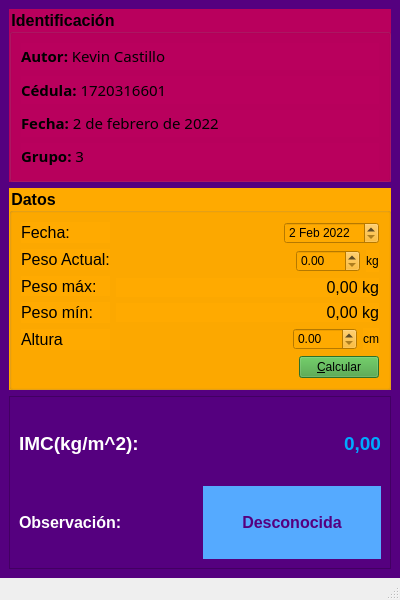
<?xml version="1.0" encoding="UTF-8"?>
<ui version="4.0">
 <class>Principal</class>
 <widget class="QMainWindow" name="Principal">
  <property name="geometry">
   <rect>
    <x>0</x>
    <y>0</y>
    <width>400</width>
    <height>600</height>
   </rect>
  </property>
  <property name="maximumSize">
   <size>
    <width>400</width>
    <height>600</height>
   </size>
  </property>
  <property name="windowTitle">
   <string>Principal</string>
  </property>
  <property name="styleSheet">
   <string notr="true"/>
  </property>
  <widget class="QWidget" name="centralwidget">
   <property name="styleSheet">
    <string notr="true">background-color: rgb(85, 0, 127);</string>
   </property>
   <layout class="QVBoxLayout" name="verticalLayout_7">
    <item>
     <widget class="QGroupBox" name="groupBox">
      <property name="font">
       <font>
        <pointsize>12</pointsize>
        <bold>true</bold>
       </font>
      </property>
      <property name="styleSheet">
       <string notr="true">border-color: rgb(0, 170, 255);
background-color: rgb(185, 0, 93);</string>
      </property>
      <property name="title">
       <string>Identificación</string>
      </property>
      <layout class="QVBoxLayout" name="verticalLayout">
       <item>
        <widget class="QLabel" name="label">
         <property name="font">
          <font>
           <family>MS Reference Sans Serif</family>
           <pointsize>11</pointsize>
          </font>
         </property>
         <property name="text">
          <string>&lt;html&gt;&lt;head/&gt;&lt;body&gt;&lt;p&gt;&lt;span style=&quot; font-weight:700;&quot;&gt;Autor:&lt;/span&gt; Kevin Castillo&lt;/p&gt;&lt;/body&gt;&lt;/html&gt;</string>
         </property>
         <property name="alignment">
          <set>Qt::AlignLeading|Qt::AlignLeft|Qt::AlignVCenter</set>
         </property>
        </widget>
       </item>
       <item>
        <widget class="QLabel" name="label_2">
         <property name="font">
          <font>
           <family>MS Reference Sans Serif</family>
           <pointsize>11</pointsize>
          </font>
         </property>
         <property name="text">
          <string>&lt;html&gt;&lt;head/&gt;&lt;body&gt;&lt;p&gt;&lt;span style=&quot; font-weight:700;&quot;&gt;Cédula:&lt;/span&gt; 1720316601&lt;/p&gt;&lt;/body&gt;&lt;/html&gt;</string>
         </property>
         <property name="alignment">
          <set>Qt::AlignLeading|Qt::AlignLeft|Qt::AlignVCenter</set>
         </property>
        </widget>
       </item>
       <item>
        <widget class="QLabel" name="label_3">
         <property name="font">
          <font>
           <family>MS Reference Sans Serif</family>
           <pointsize>11</pointsize>
          </font>
         </property>
         <property name="text">
          <string>&lt;html&gt;&lt;head/&gt;&lt;body&gt;&lt;p&gt;&lt;span style=&quot; font-weight:700;&quot;&gt;Fecha:&lt;/span&gt; 2 de febrero de 2022&lt;/p&gt;&lt;/body&gt;&lt;/html&gt;</string>
         </property>
         <property name="alignment">
          <set>Qt::AlignLeading|Qt::AlignLeft|Qt::AlignVCenter</set>
         </property>
        </widget>
       </item>
       <item>
        <widget class="QLabel" name="label_4">
         <property name="font">
          <font>
           <family>MS Reference Sans Serif</family>
           <pointsize>11</pointsize>
          </font>
         </property>
         <property name="text">
          <string>&lt;html&gt;&lt;head/&gt;&lt;body&gt;&lt;p&gt;&lt;span style=&quot; font-weight:700;&quot;&gt;Grupo:&lt;/span&gt; 3&lt;/p&gt;&lt;/body&gt;&lt;/html&gt;</string>
         </property>
         <property name="alignment">
          <set>Qt::AlignLeading|Qt::AlignLeft|Qt::AlignVCenter</set>
         </property>
        </widget>
       </item>
      </layout>
     </widget>
    </item>
    <item>
     <widget class="QGroupBox" name="groupBox_2">
      <property name="font">
       <font>
        <pointsize>12</pointsize>
        <bold>true</bold>
       </font>
      </property>
      <property name="styleSheet">
       <string notr="true">background-color: rgb(255, 170, 0);</string>
      </property>
      <property name="title">
       <string>Datos</string>
      </property>
      <layout class="QVBoxLayout" name="verticalLayout_6">
       <item>
        <layout class="QHBoxLayout" name="horizontalLayout_7">
         <item>
          <layout class="QVBoxLayout" name="verticalLayout_3">
           <item>
            <widget class="QLabel" name="label_5">
             <property name="font">
              <font>
               <pointsize>12</pointsize>
              </font>
             </property>
             <property name="text">
              <string>Fecha:</string>
             </property>
            </widget>
           </item>
           <item>
            <widget class="QLabel" name="label_6">
             <property name="font">
              <font>
               <pointsize>12</pointsize>
              </font>
             </property>
             <property name="text">
              <string>Peso Actual:</string>
             </property>
            </widget>
           </item>
           <item>
            <widget class="QLabel" name="label_8">
             <property name="font">
              <font>
               <pointsize>12</pointsize>
              </font>
             </property>
             <property name="text">
              <string>Peso máx:</string>
             </property>
            </widget>
           </item>
           <item>
            <widget class="QLabel" name="label_9">
             <property name="font">
              <font>
               <pointsize>12</pointsize>
              </font>
             </property>
             <property name="text">
              <string>Peso mín:</string>
             </property>
            </widget>
           </item>
           <item>
            <widget class="QLabel" name="label_12">
             <property name="font">
              <font>
               <pointsize>12</pointsize>
              </font>
             </property>
             <property name="text">
              <string>Altura</string>
             </property>
            </widget>
           </item>
          </layout>
         </item>
         <item>
          <layout class="QVBoxLayout" name="verticalLayout_2">
           <item>
            <layout class="QHBoxLayout" name="horizontalLayout_2">
             <item>
              <spacer name="horizontalSpacer_2">
               <property name="orientation">
                <enum>Qt::Horizontal</enum>
               </property>
               <property name="sizeHint" stdset="0">
                <size>
                 <width>40</width>
                 <height>20</height>
                </size>
               </property>
              </spacer>
             </item>
             <item>
              <widget class="QDateEdit" name="inFecha">
               <property name="dateTime">
                <datetime>
                 <hour>0</hour>
                 <minute>0</minute>
                 <second>0</second>
                 <year>2022</year>
                 <month>2</month>
                 <day>2</day>
                </datetime>
               </property>
               <property name="minimumDateTime">
                <datetime>
                 <hour>0</hour>
                 <minute>0</minute>
                 <second>0</second>
                 <year>2022</year>
                 <month>2</month>
                 <day>2</day>
                </datetime>
               </property>
               <property name="maximumDate">
                <date>
                 <year>2121</year>
                 <month>12</month>
                 <day>31</day>
                </date>
               </property>
              </widget>
             </item>
            </layout>
           </item>
           <item>
            <layout class="QHBoxLayout" name="horizontalLayout">
             <item>
              <spacer name="horizontalSpacer_3">
               <property name="orientation">
                <enum>Qt::Horizontal</enum>
               </property>
               <property name="sizeHint" stdset="0">
                <size>
                 <width>40</width>
                 <height>20</height>
                </size>
               </property>
              </spacer>
             </item>
             <item>
              <widget class="QDoubleSpinBox" name="inPeso">
               <property name="maximum">
                <double>200.000000000000000</double>
               </property>
               <property name="singleStep">
                <double>1.000000000000000</double>
               </property>
              </widget>
             </item>
             <item>
              <widget class="QLabel" name="label_7">
               <property name="text">
                <string>kg</string>
               </property>
              </widget>
             </item>
            </layout>
           </item>
           <item>
            <widget class="QLabel" name="outPmax">
             <property name="font">
              <font>
               <pointsize>12</pointsize>
              </font>
             </property>
             <property name="text">
              <string>0,00 kg</string>
             </property>
             <property name="alignment">
              <set>Qt::AlignRight|Qt::AlignTrailing|Qt::AlignVCenter</set>
             </property>
            </widget>
           </item>
           <item>
            <widget class="QLabel" name="outPmin">
             <property name="font">
              <font>
               <pointsize>12</pointsize>
              </font>
             </property>
             <property name="text">
              <string>0,00 kg</string>
             </property>
             <property name="alignment">
              <set>Qt::AlignRight|Qt::AlignTrailing|Qt::AlignVCenter</set>
             </property>
            </widget>
           </item>
           <item>
            <layout class="QHBoxLayout" name="horizontalLayout_3">
             <item>
              <spacer name="horizontalSpacer">
               <property name="orientation">
                <enum>Qt::Horizontal</enum>
               </property>
               <property name="sizeHint" stdset="0">
                <size>
                 <width>40</width>
                 <height>20</height>
                </size>
               </property>
              </spacer>
             </item>
             <item>
              <widget class="QDoubleSpinBox" name="inAltura">
               <property name="maximum">
                <double>240.000000000000000</double>
               </property>
              </widget>
             </item>
             <item>
              <widget class="QLabel" name="label_13">
               <property name="text">
                <string>cm</string>
               </property>
              </widget>
             </item>
            </layout>
           </item>
          </layout>
         </item>
        </layout>
       </item>
       <item>
        <layout class="QHBoxLayout" name="horizontalLayout_4">
         <item>
          <spacer name="horizontalSpacer_4">
           <property name="orientation">
            <enum>Qt::Horizontal</enum>
           </property>
           <property name="sizeHint" stdset="0">
            <size>
             <width>40</width>
             <height>20</height>
            </size>
           </property>
          </spacer>
         </item>
         <item>
          <widget class="QPushButton" name="cmdCalcular">
           <property name="styleSheet">
            <string notr="true">background-color: rgb(64, 158, 57);</string>
           </property>
           <property name="text">
            <string>&amp;Calcular</string>
           </property>
          </widget>
         </item>
        </layout>
       </item>
      </layout>
     </widget>
    </item>
    <item>
     <widget class="QFrame" name="frame">
      <property name="styleSheet">
       <string notr="true">background-color: rgb(85, 0, 127);</string>
      </property>
      <property name="frameShape">
       <enum>QFrame::StyledPanel</enum>
      </property>
      <property name="frameShadow">
       <enum>QFrame::Raised</enum>
      </property>
      <layout class="QHBoxLayout" name="horizontalLayout_6">
       <item>
        <layout class="QHBoxLayout" name="horizontalLayout_5">
         <item>
          <layout class="QVBoxLayout" name="verticalLayout_5">
           <item>
            <widget class="QLabel" name="label_14">
             <property name="font">
              <font>
               <pointsize>14</pointsize>
               <bold>true</bold>
              </font>
             </property>
             <property name="styleSheet">
              <string notr="true">color: rgb(255, 255, 255);</string>
             </property>
             <property name="text">
              <string>IMC(kg/m^2): </string>
             </property>
            </widget>
           </item>
           <item>
            <widget class="QLabel" name="label_16">
             <property name="font">
              <font>
               <pointsize>12</pointsize>
               <bold>true</bold>
              </font>
             </property>
             <property name="styleSheet">
              <string notr="true">color: rgb(255, 255, 255);</string>
             </property>
             <property name="text">
              <string>Observación:</string>
             </property>
            </widget>
           </item>
          </layout>
         </item>
         <item>
          <layout class="QVBoxLayout" name="verticalLayout_4">
           <item>
            <widget class="QLabel" name="outIMC">
             <property name="font">
              <font>
               <pointsize>14</pointsize>
               <bold>true</bold>
              </font>
             </property>
             <property name="styleSheet">
              <string notr="true">color: rgb(0, 170, 255);</string>
             </property>
             <property name="text">
              <string>0,00</string>
             </property>
             <property name="alignment">
              <set>Qt::AlignRight|Qt::AlignTrailing|Qt::AlignVCenter</set>
             </property>
            </widget>
           </item>
           <item>
            <widget class="QLabel" name="outObservacion">
             <property name="font">
              <font>
               <pointsize>12</pointsize>
               <bold>true</bold>
              </font>
             </property>
             <property name="styleSheet">
              <string notr="true">color: rgb(85, 0, 127);
background-color: rgb(85, 170, 255);</string>
             </property>
             <property name="text">
              <string>Desconocida</string>
             </property>
             <property name="alignment">
              <set>Qt::AlignCenter</set>
             </property>
            </widget>
           </item>
          </layout>
         </item>
        </layout>
       </item>
      </layout>
     </widget>
    </item>
   </layout>
  </widget>
  <widget class="QMenuBar" name="menubar">
   <property name="geometry">
    <rect>
     <x>0</x>
     <y>0</y>
     <width>400</width>
     <height>21</height>
    </rect>
   </property>
  </widget>
  <widget class="QStatusBar" name="statusbar"/>
 </widget>
 <resources/>
 <connections/>
</ui>
